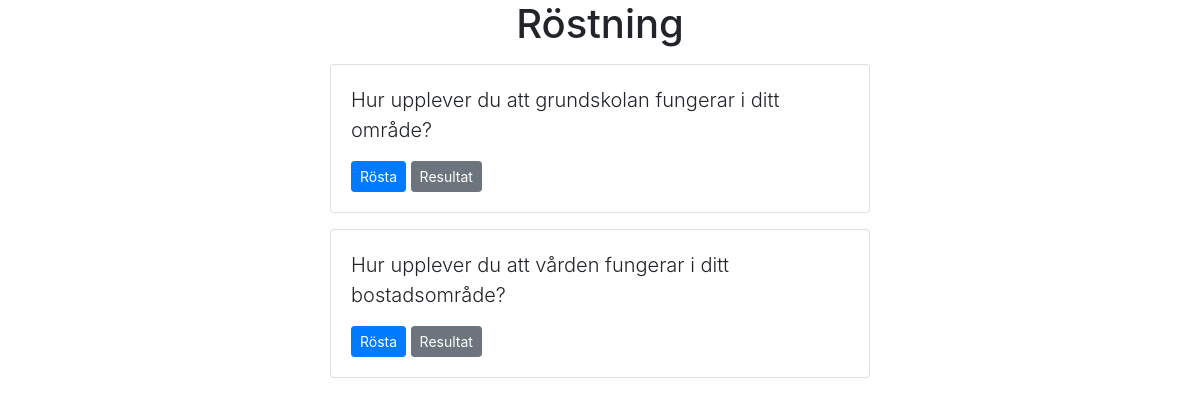
Screenshot of /polls/ with the database file from the repository.
### polls/models.py (models this page shows, shortened)
class Fraga(models.Model):
    fraga_text = models.CharField(max_length=200)

### polls/views.py (the view)
# urls.py: path('', views.index, name='index'),
def index(request):
    latest_fraga_list = Fraga.objects.order_by('-id')[:5]
    context = {'latest_fraga_list': latest_fraga_list}
    return render(request, 'polls/index.html', context)

### templates/polls/index.html
{% extends 'base.html' %}
{% block content %}
<h1 class="text-center mb-3">Röstning</h1>
    {% if latest_fraga_list %}
        {% for fraga in latest_fraga_list %}
        <div class="card mb-3">
            <div class="card-body">
                <p class="lead">{{ fraga.fraga_text }}</p>
                <a href="{% url 'polls:detail' fraga.id %}" class="btn btn-primary btn-sm">Rösta</a>
                <a href="{% url 'polls:results' fraga.id %}" class="btn btn-secondary btn-sm">Resultat</a>
            </div>
        </div>
        {% endfor %}
    {% else %}
        <p>Inga omröstningar finns tillgängliga</p>
    {% endif %}
{% endblock %}

### rows the page displays
Fraga: fraga_text "Hur upplever du att grundskolan fungerar i ditt område?"
Fraga: fraga_text "Hur upplever du att vården fungerar i ditt bostadsområde?"
